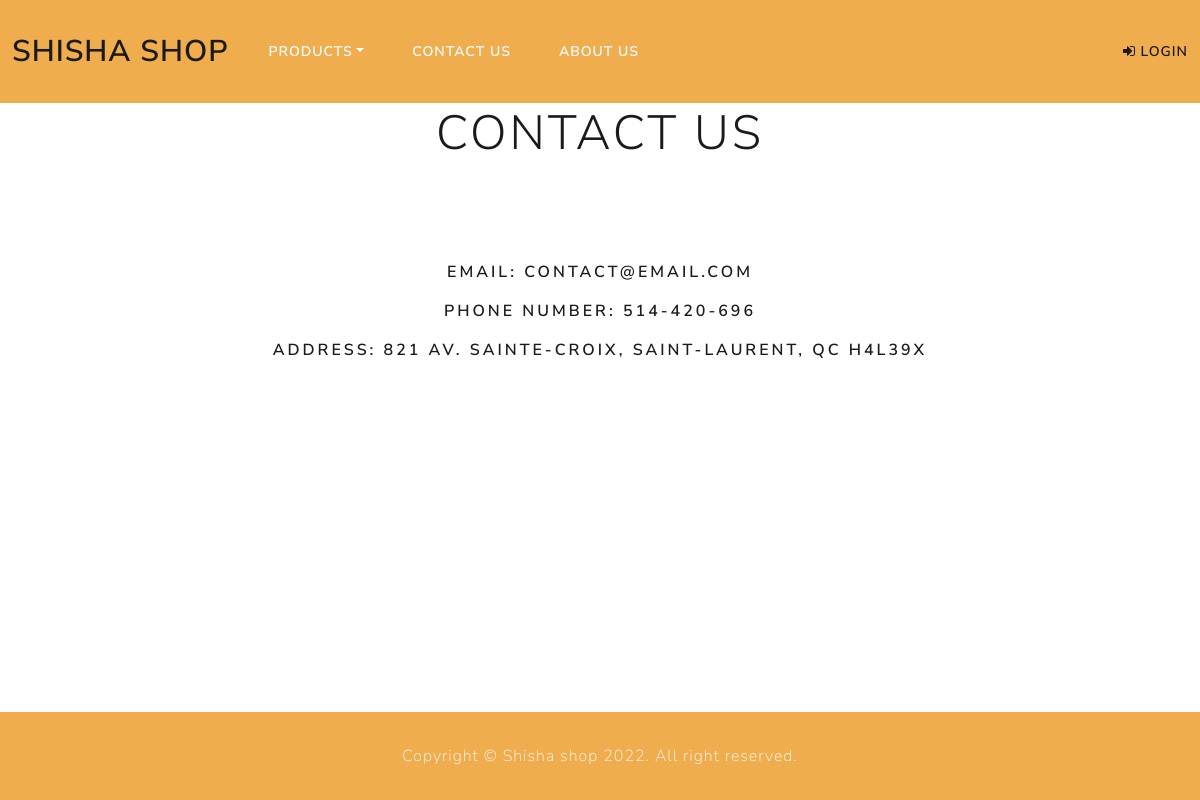
Page /Contact/index on the earlier database version.
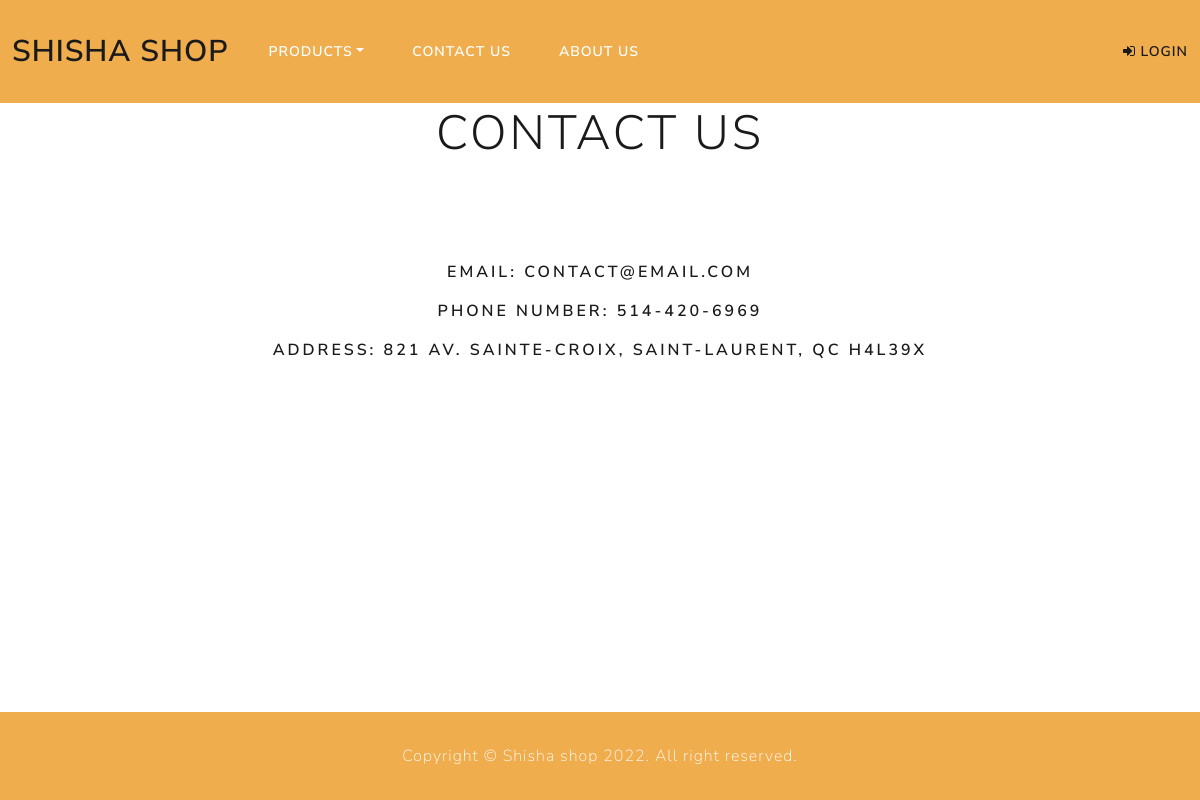
Same page on the later database version.
### tables this page shows
CREATE TABLE `contact` (
  `contact_id` int(11) NOT NULL,
  `businessEmail` varchar(30) NOT NULL,
  `phone` text NOT NULL,
  `location` varchar(255) NOT NULL,
  `name` varchar(50) NOT NULL
);

### app/controllers/Contact.php (called while the page is built)
<?php
class Contact extends Controller {
    public function __construct()
    {
        $this->contactModel = $this->model('contactModel');
    }
    public function index() {
        $contact = $this->contactModel->getContactById(0);
        $data = [
            "contact" => $contact
        ];
        $this->view('Contact/index', $data);
    }
}

### app/core/app.php (called while the page is built, shortened)
<?php
    class App{
        protected $currentMethod = 'index';
        public function __construct()
        {
            $url = $this->parseURL();
            if(file_exists('../app/controllers/'.$url[0].'.php')){
                unset($url[0]);
            }
            $this->currentController = new $this->currentController;
            if(isset($url[1])){
                if(method_exists($this->currentController, $url[1])){
                    $this->currentMethod = $url[1];
                    unset($url[1]);
                }
            }
            $this->params = $url ? array_values($url) : [];
            call_user_func_array([$this->currentController, $this->currentMethod], $this->params);
        }
        public function parseURL(){
            if(isset($_GET['url'])){
                $url = rtrim($_GET['url'], '/');
                $url = filter_var($url, FILTER_SANITIZE_URL);
                $url = explode('/',$url);
                return $url;
            }
        }
    }

### public/index.php (called while the page is built, shortened)
<?php
    $init = new App;
?>

### app/core/Model.php (called while the page is built, shortened)
<?php
class Model
{
    private $host = DB_HOST;
    private $user = DB_USER;
    private $pass = DB_PASS;
    private $dbname = DB_NAME;
    private $dbh;
    private $stmt;
    public function __construct()
    {
        $dsn = 'mysql:host=' . $this->host . ';dbname=' . $this->dbname;
        $options = array(
            PDO::ATTR_PERSISTENT => true,
            PDO::ATTR_ERRMODE => PDO::ERRMODE_EXCEPTION
        );
        try {
            $this->dbh = new PDO($dsn, $this->user, $this->pass, $options);
        } catch (PDOException $e) {
            $this->error = $e->getMessage();
            echo $this->error;
        }
    }
    public function query($sql)
    {
        $this->stmt = $this->dbh->prepare($sql);
    }
    public function bind($param, $value, $type = null)
    {
        if (is_null($type)) {
            switch (true) {
                case is_int($value):
                    $type = PDO::PARAM_INT;
                    break;
            }
        }
        $this->stmt->bindValue($param, $value, $type);
    }
    public function execute()
    {
        return $this->stmt->execute();
    }
    public function getSingle(){
        $this->execute();
        return $this->stmt->fetch(PDO::FETCH_OBJ);
    }
}

### app/models/contactModel.php (called while the page is built, shortened)
<?php
    class contactModel extends Model{
        public function getContactById($id) {
            $this->query("SELECT businessEmail, phone, location, name
                          FROM contact
                          WHERE contact_id = :contact_id");
            $this->bind(":contact_id", $id);
            return $this->getSingle();
        }
    }
?>

### app/views/Contact/index.php (the view)
<?php require APPROOT . '/views/includes/header.php';  ?>
<div>
    <h1 class="display-5" style="text-align: center; margin-bottom: 100px; margin-top: 40px">
        Contact us
    </h1>
    <h5 style="text-align: center; margin-bottom: 20px">
        Email: <?= $data['contact']->businessEmail ?>
    </h5>
    <h5 style="text-align: center; margin-bottom: 20px">
        Phone number: <?= $data['contact']->phone ?>
    </h5>
    <h5 style="text-align: center; margin-bottom: 150px">
        Address: <?= $data['contact']->location ?>
    </h5>
</div>
<?php require APPROOT . '/views/includes/footer.php';  ?>

### app/core/Controller.php (shortened to what this page needs)
<?php
    class Controller{
        public function view($name, $data = []){
            if(file_exists('../app/views/'.$name.'.php')){
                require_once('../app/views/'.$name.'.php');
            }
            else{
                echo '../app/views/'.$name.'.php does not exists';
            }
        }
        public function model($modelName){
            return new $modelName;
        }
    }
?>

### app/views/includes/header.php (shortened to what this page needs)
<!DOCTYPE html>
<html lang="en">
<head>
    <link rel="stylesheet" href="<?= URLROOT ?>/bootstrap/css/bootstrap.min.css" />
    <link rel="stylesheet" href="<?= URLROOT ?>/fonts/font-awesome.min.css" />
    <link rel="stylesheet" href="<?= URLROOT ?>/fonts/ionicons.min.css" />
    <link rel="stylesheet" href="<?= URLROOT ?>/css/styles.min.css" />
    <link rel="stylesheet" href="<?= URLROOT ?>/css/styles.css" />
</head>
<body class="d-flex flex-column min-vh-100" style="padding-top: 65px">
    <nav class="navbar fixed-top navbar-light navbar-expand-md text-center" style="background: var(--bs-yellow); position: fixed; margin-bottom: 100px; height:fit-content">
        <div class="container-fluid">
            <a class="navbar-brand" href="<?= URLROOT ?>/Home/index" style="font-size: 30px">Shisha Shop</a>
            <div class="collapse navbar-collapse" id="navcol-2" style="width: 600px">
                <ul class="navbar-nav">
                    <li class="nav-item dropdown">
                        <a class="dropdown-toggle nav-link" aria-expanded="false" data-bs-toggle="dropdown" style="color: #ffffff;">Products</a>
                    </li>
                    <li class="nav-item">
                        <a class="nav-link" href="<?= URLROOT ?>/Contact/index"style="color: #ffffff;">Contact us</a>
                    </li>
                    <li class="nav-item"><a class="nav-link" href="<?= URLROOT ?>/AboutUs/index" style="color: #ffffff;">about Us</a></li>
                </ul>
                <a href="<?= URLROOT ?>/Admin/login" style="text-decoration: none; margin-right: 0; margin-left: auto"><i class="fa fa-sign-in" aria-hidden="true"></i> Login</a>
            </div>
        </div>
    </nav>

### app/views/includes/footer.php (shortened to what this page needs)
<footer id="footerpad" class="mt-auto" style="background: var(--bs-yellow)">
  <div class="container">
    <div class="row">
      <div class="col-md-6 col-lg-8 mx-auto">
        <p class="text-center" style="margin: auto; color: #ffffff">
          Copyright © Shisha shop 2022. All right reserved.
        </p>
      </div>
    </div>
  </div>
</footer>
</body>
</html>

Differences in the rows shown:
changed contact "CONTACT@EMAIL.COM": phone "514-420-696" → "514-420-6969"
